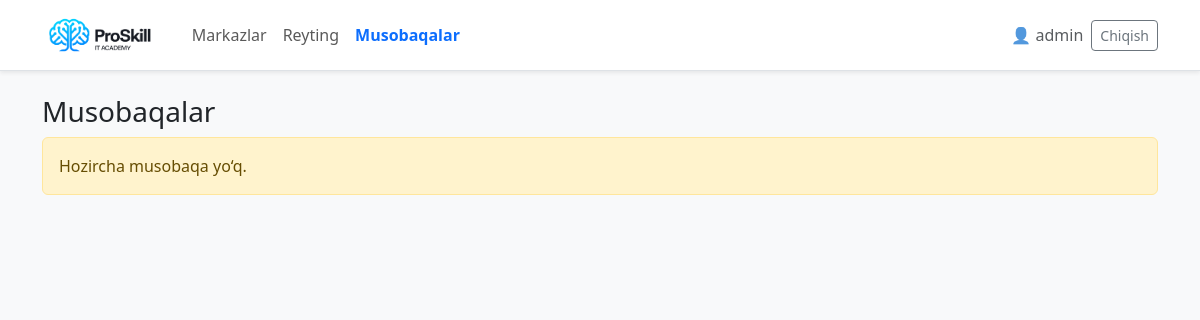
Before: /contests/ (signed in) with the older database file.
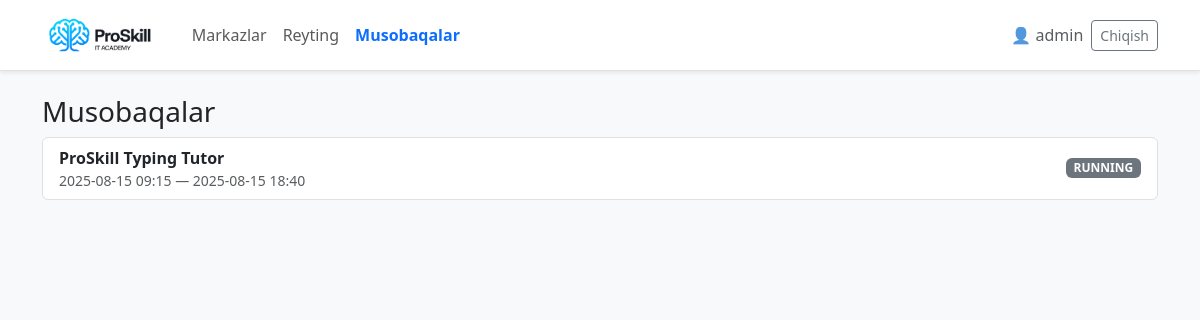
After: the same page with the newer database file.
### typingapp/models.py (models this page shows, shortened)
class Contest(models.Model):
    DRAFT = "DRAFT"
    OPEN = "OPEN"         # ro'yxatdan o'tish (chek yuklash) bosqichi
    RUNNING = "RUNNING"   # typingga ruxsat (start_at..end_at)
    FINISHED = "FINISHED" # typing yopilgan, ko'rib chiqish
    SETTLED = "SETTLED"   # g'oliblar tasdiqlangan
    CANCELLED = "CANCELLED"
    STATUSES = [(s, s) for s in (DRAFT, OPEN, RUNNING, FINISHED, SETTLED, CANCELLED)]
    title = models.CharField(max_length=120)
    description = models.TextField(blank=True)
    center = models.ForeignKey("typingapp.Center", on_delete=models.SET_NULL, null=True, blank=True)
    entry_fee = models.DecimalField(max_digits=12, decimal_places=2, default=Decimal("0.00"))  # UZS
    currency = models.CharField(max_length=3, default="UZS")
    start_at = models.DateTimeField()  # musobaqa boshlanishi (RUNNING oynasi)
    end_at   = models.DateTimeField()  # tugash
    language = models.ForeignKey("typingapp.Language", on_delete=models.PROTECT)
    level    = models.ForeignKey("typingapp.Level", on_delete=models.PROTECT)
    duration = models.ForeignKey("typingapp.Duration", on_delete=models.PROTECT)
    attempts_per_user = models.PositiveIntegerField(default=0)  # 0 = cheksiz
    min_participants  = models.PositiveIntegerField(default=1)
    max_participants  = models.PositiveIntegerField(default=0)  # 0 = cheksiz
    prize1 = models.DecimalField(max_digits=12, decimal_places=2, default=Decimal("200000.00"))
    prize2 = models.DecimalField(max_digits=12, decimal_places=2, default=Decimal("100000.00"))
    prize3 = models.DecimalField(max_digits=12, decimal_places=2, default=Decimal("50000.00"))
    status = models.CharField(max_length=12, choices=STATUSES, default=DRAFT)
    created_at = models.DateTimeField(auto_now_add=True)
    class Meta:
        ordering = ("-created_at",)

### typingapp/views.py (the view)
# urls.py: path("contests/", views.contests_list, name="contests_list"),
@login_required
def contests_list(request):
    now = timezone.now()
    contests = Contest.objects.all().order_by("-created_at")
    return render(request, "contest/contests.html", {"contests": contests, "now": now})

### typingapp/templates/contest/contests.html (shortened to what this page needs)
{% extends "base.html" %}
{% block content %}
<h3>Musobaqalar</h3>
{% if contests %}
  <div class="list-group">
    {% for ct in contests %}
      <a class="list-group-item list-group-item-action d-flex justify-content-between align-items-center"
         href="{% url 'typingapp:contest_detail' ct.id %}">
        <div>
          <div class="fw-semibold">{{ ct.title|default:"Musobaqa" }}</div>
          <div class="small text-muted">
            {{ ct.start_at|date:"Y-m-d H:i" }} — {{ ct.end_at|date:"Y-m-d H:i" }}
          </div>
        </div>
        <span class="badge text-bg-secondary">{{ ct.get_status_display|default:ct.status }}</span>
      </a>
    {% endfor %}
  </div>
{% else %}
  <div class="alert alert-warning">Hozircha musobaqa yo‘q.</div>
{% endif %}
{% endblock %}

Changed rows visible on the page:
added Contest: title "ProSkill Typing Tutor", start_at "2025-08-15 09:15", end_at "2025-08-15 18:40", status "RUNNING"
Other visible differences:
text no longer shown: "Hozircha musobaqa yo‘q."
